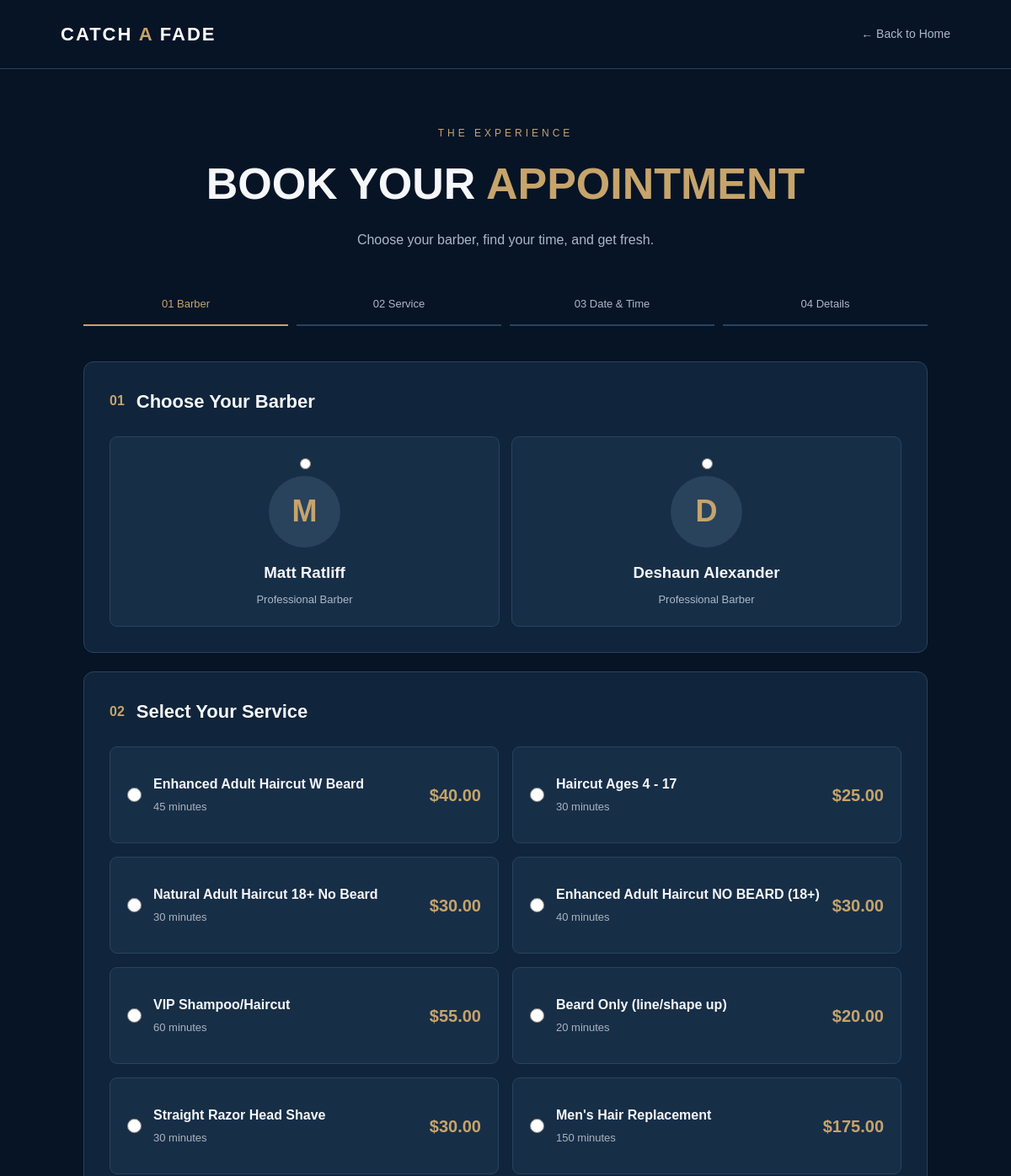
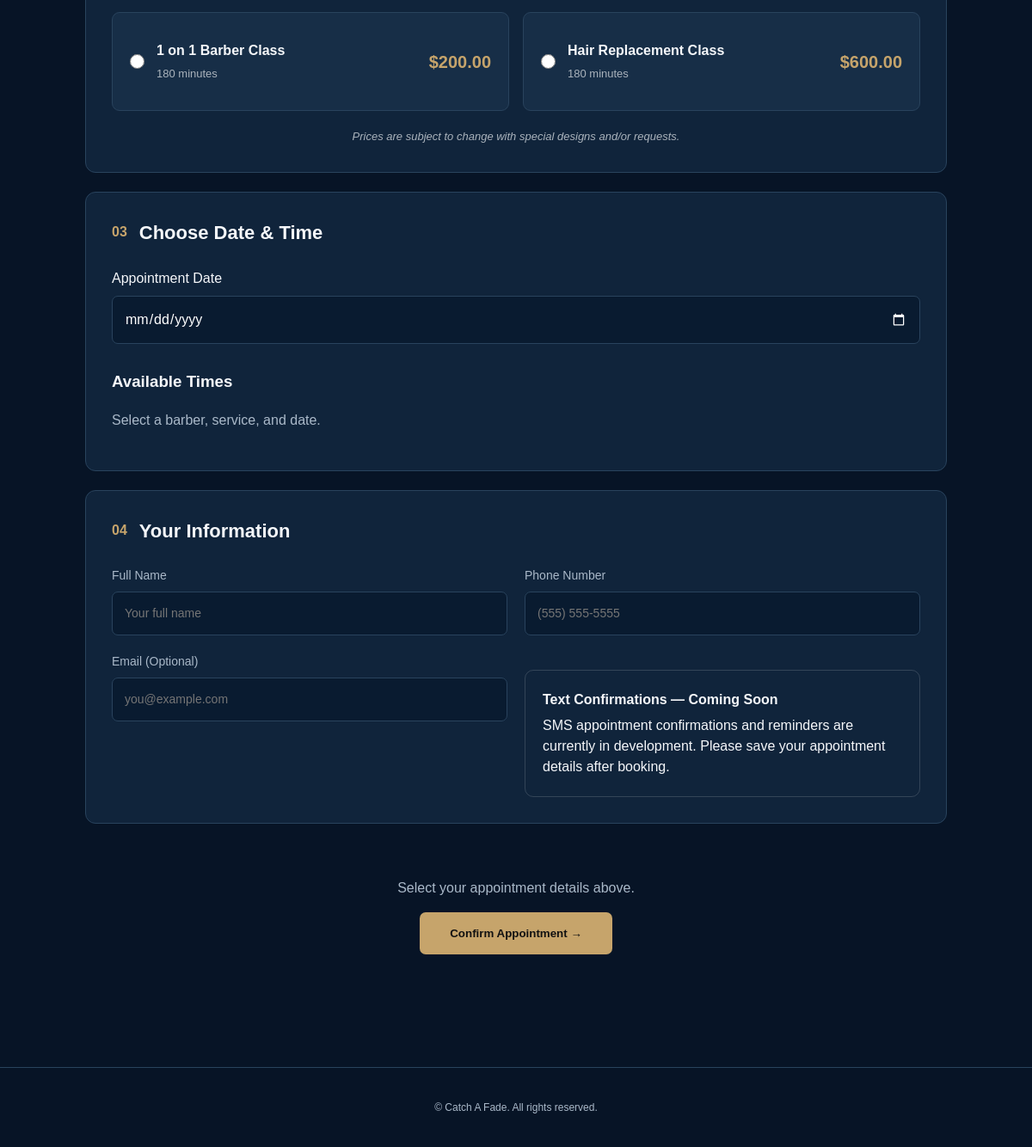
The page /booking/ on the database its author committed (2 pictures, top to bottom).
### booking/models.py (models this page shows, shortened)
class Barber(models.Model):
    user = models.OneToOneField(
        settings.AUTH_USER_MODEL,
        on_delete=models.SET_NULL,
        null=True,
        blank=True,
        related_name="barber_profile"
    )
    name = models.CharField(max_length=100)
    active = models.BooleanField(default=True)

class Service(models.Model):
    name = models.CharField(max_length=100)
    duration = models.PositiveIntegerField()
    price = models.DecimalField(max_digits=6, decimal_places=2)
    active = models.BooleanField(default=True)

### booking/views.py (the view)
def booking_page(request):
    barbers = Barber.objects.filter(active=True)
    services = Service.objects.filter(active=True)
    return render(request, "booking/booking.html", {
        "barbers": barbers,
        "services": services,
    })

### booking/templates/booking/booking.html (shortened to what this page needs)
{% load static %}
<!DOCTYPE html>
<html lang="en">
<head>
    <link rel="stylesheet" href="{% static 'booking/booking.css' %}">
</head>
<body>
<header class="site-header">
    <a href="/" class="brand">CATCH <span>A</span> FADE</a>
    <a href="/" class="back-link">← Back to Home</a>
</header>
<main class="booking-container">
    <div class="page-heading">
        <p class="eyebrow">THE EXPERIENCE</p>
        <h1>BOOK YOUR <span>APPOINTMENT</span></h1>
        <p>Choose your barber, find your time, and get fresh.</p>
    </div>
    <div class="steps">
        <span class="step active">01 Barber</span>
        <span class="step">02 Service</span>
        <span class="step">03 Date & Time</span>
        <span class="step">04 Details</span>
    </div>
    <form id="booking-form"
        data-availability-url="{% url 'booking:available_times' %}"
        action="{% url 'booking:confirm_booking' %}"
        method="post">
        <section class="booking-section">
            <div class="section-heading">
                <span>01</span>
                <h2>Choose Your Barber</h2>
            </div>
            <div class="barber-grid">
                {% for barber in barbers %}
                <label class="selection-card barber-card">
                    <input type="radio"
                           name="barber"
                           value="{{ barber.id }}"
                           required>
                    <div class="barber-avatar">
                        {{ barber.name|slice:":1" }}
                    </div>
                    <h3>{{ barber.name }}</h3>
                    <p>Professional Barber</p>
                </label>
                {% empty %}
                <p>No barbers are available.</p>
                {% endfor %}
            </div>
        </section>
        <section class="booking-section">
            <div class="section-heading">
                <span>02</span>
                <h2>Select Your Service</h2>
            </div>
            <div class="service-grid">
                {% for service in services %}
                    <label class="selection-card service-card">
                        <input
                            type="radio"
                            name="service"
                            value="{{ service.id }}"
                            data-duration="{{ service.duration }}"
                            required
                        >
                        <div class="service-info">
                            <h3>{{ service.name }}</h3>
                            <p>{{ service.duration }} minutes</p>
                        </div>
                        <strong class="service-price">
                            ${{ service.price }}
                        </strong>
                    </label>
                {% empty %}
                    <p>No services are available.</p>
                {% endfor %}
            </div>
            <p class="service-disclaimer">
                Prices are subject to change with special designs and/or requests.
            </p>
        </section>
        <section class="booking-section">
            <div class="section-heading">
                <span>03</span>
                <h2>Choose Date & Time</h2>
            </div>
            <label for="appointment-date">Appointment Date</label>
            <input type="date"
                   id="appointment-date"
                   name="date"
                   required>
            <h3 class="time-heading">Available Times</h3>
            <p id="slot-message">
                Select a barber, service, and date.
            </p>
        </section>
        <section class="booking-section">
            <div class="section-heading">
                <span>04</span>
                <h2>Your Information</h2>
            </div>
            <div class="customer-fields">
                <label>
                    Full Name
                    <input type="text"
                           name="customer_name"
                           placeholder="Your full name"
                           maxlength="100"
                           required>
                </label>
                <label>
                    Phone Number
                    <input type="tel"
                           name="customer_phone"
                           placeholder="(555) 555-5555"
                           maxlength="20"
                           required>
                </label>
                <label>
                    Email (Optional)
                    <input type="email"
                           name="customer_email"
                           placeholder="you@example.com">
                </label>
                <div class="sms-notice">
                    <p>
                        <strong>Text Confirmations — Coming Soon</strong>
                    </p>
                    <p>
                        SMS appointment confirmations and reminders are currently
                        in development. Please save your appointment details
                        after booking.
                    </p>
                </div>
            </div>
        </section>
        <div class="booking-footer">
            <p id="booking-summary">
                Select your appointment details above.
            </p>
            <button type="submit" id="book-button">
                Confirm Appointment →
            </button>
        </div>
    </form>
</main>
<footer>
    <p>© Catch A Fade. All rights reserved.</p>
</footer>
</body>
</html>

### booking/static/booking/booking.css (style rules this page uses)
:root { --bg: #071426; --surface: #10243b; --border: #29435d; --gold: #c6a46b; --text: #f5f7fa; --muted: #aab9c9; }
* { box-sizing: border-box; }
body { margin: 0; background: var(--bg); color: var(--text); font-family: Arial, Helvetica, sans-serif; line-height: 1.5; }
.site-header { padding: 24px 6%; display: flex; justify-content: space-between; align-items: center; border-bottom: 1px solid var(--border); }
.brand { font-size: 22px; font-weight: 900; letter-spacing: 2px; text-decoration: none; color: white; }
.brand span, h1 span { color: var(--gold); }
.back-link { color: var(--muted); text-decoration: none; font-size: 14px; }
.booking-container { max-width: 1050px; margin: auto; padding: 55px 24px 90px; }
.page-heading { text-align: center; margin-bottom: 40px; }
.eyebrow { color: var(--gold); letter-spacing: 4px; font-size: 12px; }
h1 { font-size: clamp(30px, 5vw, 52px); margin: 12px 0; }
.page-heading > p:last-child { color: var(--muted); }
.steps { display: grid; grid-template-columns: repeat(4, 1fr); gap: 10px; margin-bottom: 42px; }
.step { padding: 14px 8px; border-bottom: 2px solid var(--border); color: var(--muted); text-align: center; font-size: 13px; }
.step.active { color: var(--gold); border-color: var(--gold); }
.booking-section { background: var(--surface); border: 1px solid var(--border); border-radius: 12px; padding: 30px; margin-bottom: 22px; }
.section-heading { display: flex; align-items: center; gap: 14px; margin-bottom: 25px; }
.section-heading span { color: var(--gold); font-weight: bold; }
.section-heading h2 { margin: 0; font-size: 22px; }
.barber-grid, .service-grid { display: grid; grid-template-columns: repeat(auto-fit, minmax(190px, 1fr)); gap: 14px; }
.selection-card { display: flex; cursor: pointer; border: 1px solid var(--border); border-radius: 9px; padding: 22px; background: #172e47; transition: .2s ease; }
.selection-card input[type="radio"] { accent-color: var(--gold); }
.barber-card { flex-direction: column; align-items: center; text-align: center; gap: 8px; }
.barber-avatar { display: grid; place-items: center; width: 85px; height: 85px; border-radius: 50%; background: #29435d; color: var(--gold); font-size: 36px; font-weight: bold; }
.selection-card h3 { margin: 8px 0 0; }
.selection-card p { color: var(--muted); margin: 0; font-size: 13px; }
.service-card { align-items: center; justify-content: space-between; gap: 14px; }
.service-card strong { color: var(--gold); font-size: 20px; }
input[type="date"], .customer-fields input { display: block; width: 100%; margin-top: 8px; padding: 14px; background: #091b30; color: white; border: 1px solid var(--border); border-radius: 7px; font: inherit; color-scheme: dark; }
.customer-fields { display: grid; grid-template-columns: repeat(2, 1fr); gap: 20px; }
.customer-fields label { color: var(--muted); font-size: 14px; }
.time-heading { margin-top: 30px; }
#slot-message { color: var(--muted); }
.booking-footer { text-align: center; padding: 25px; }
#booking-summary { color: var(--muted); }
#book-button { border: none; background: var(--gold); color: #111; padding: 17px 35px; font-weight: 800; border-radius: 7px; cursor: pointer; }
footer { padding: 25px; text-align: center; border-top: 1px solid var(--border); color: var(--muted); font-size: 12px; }
.sms-notice { padding: 16px 20px; border: 1px solid rgba(255, 255, 255, 0.15); border-radius: 10px; margin-top: 20px; }
.sms-notice p { margin: 6px 0; line-height: 1.5; }
.service-grid { display: grid; grid-template-columns: repeat(2, minmax(0, 1fr)); gap: 16px; width: 100%; }
.service-card { display: flex; align-items: center; gap: 14px; min-width: 0; min-height: 115px; padding: 20px; }
.service-card input[type="radio"] { flex: 0 0 17px; width: 17px; height: 17px; margin: 0; accent-color: #c6a46b; }
.service-info { flex: 1 1 auto; min-width: 0; }
.service-info h3 { margin: 0 0 6px; font-size: 16px; line-height: 1.4; overflow-wrap: break-word; }
.service-info p { margin: 0; font-size: 13px; color: #aab3bc; }
.service-price { flex: 0 0 auto; margin-left: auto; color: #c6a46b; font-size: 17px; font-weight: 700; white-space: nowrap; }
.service-disclaimer { margin: 20px 0 0; text-align: center; color: #aab3bc; font-size: 13px; font-style: italic; line-height: 1.6; }

### rows shown on the page
Barber: name "M", name "Matt Ratliff"
Barber: name "D", name "Deshaun Alexander"
Service: name "Enhanced Adult Haircut W Beard", duration "45", price "40.00"
Service: name "Haircut Ages 4 - 17", duration "30", price "25.00"
Service: name "Natural Adult Haircut 18+ No Beard", duration "30", price "30.00"
Service: name "Enhanced Adult Haircut NO BEARD (18+)", duration "40", price "30.00"
Service: name "VIP Shampoo/Haircut", duration "60", price "55.00"
Service: name "Beard Only (line/shape up)", duration "20", price "20.00"
Service: name "Straight Razor Head Shave", duration "30", price "30.00"
Service: name "Men's Hair Replacement", duration "150", price "175.00"
Service: name "1 on 1 Barber Class", duration "180", price "200.00"
Service: name "Hair Replacement Class", duration "180", price "600.00"
